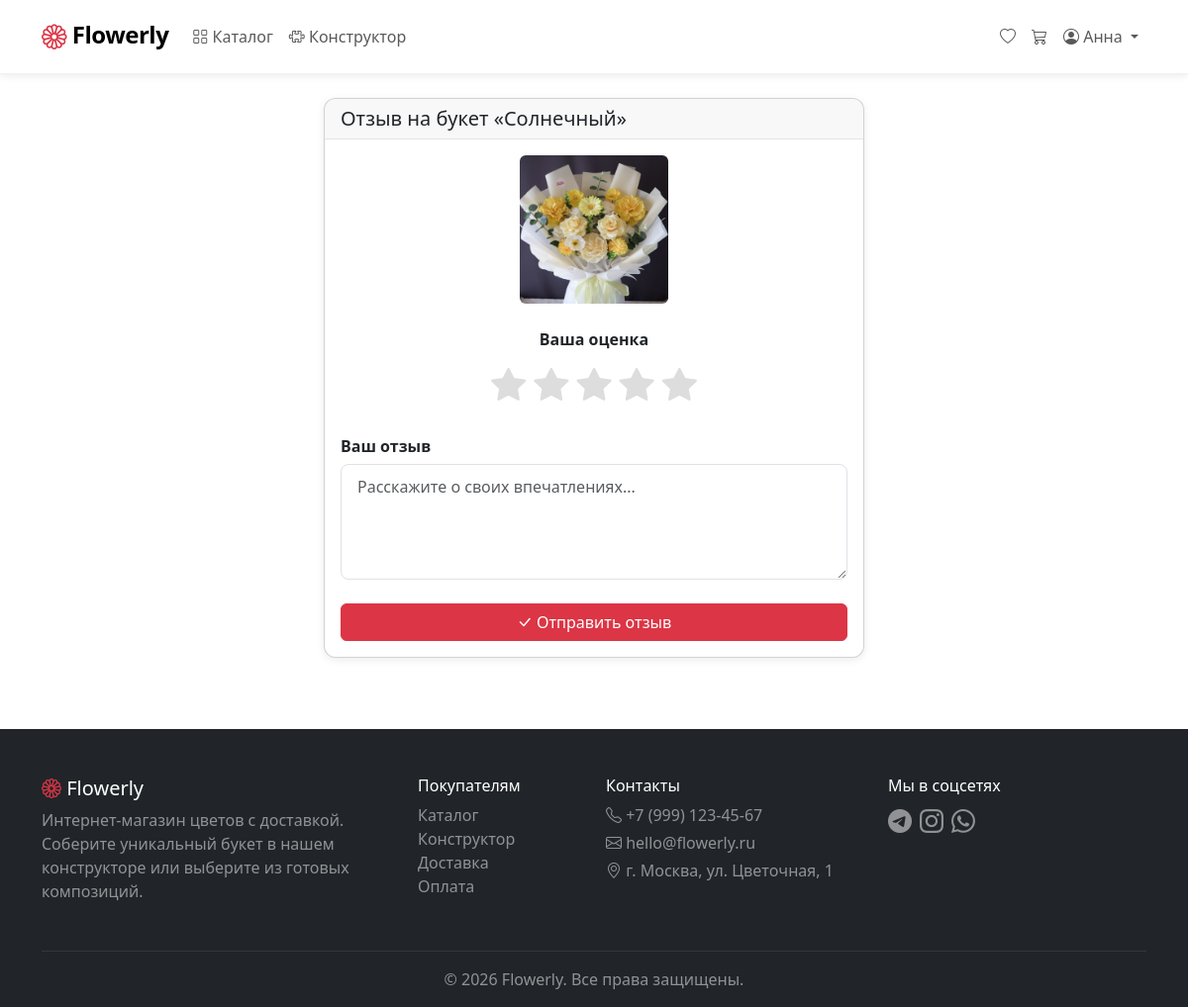
/profile/reviews/add/4/ (signed in), run on the app's committed database.
### FlowerlyApp/models.py (models this page shows, shortened)
class User(AbstractUser):
    username = None
    email = models.EmailField('Email', unique=True)
    phone = models.CharField('Телефон', max_length=20, blank=True)
    default_address = models.TextField('Адрес по умолчанию', blank=True)
    avatar = models.ImageField('Аватар', upload_to='avatars/', blank=True)
    is_florist = models.BooleanField('Флорист', default=False)
    created_at = models.DateTimeField('Дата регистрации', auto_now_add=True)
    USERNAME_FIELD = 'email'
    REQUIRED_FIELDS = ['first_name', 'last_name']
    objects = UserManager()
    class Meta:
        verbose_name = 'Пользователь'
        verbose_name_plural = 'Пользователи'

class ReadyBouquet(models.Model):
    name = models.CharField('Название', max_length=200)
    slug = models.SlugField(unique=True)
    description = models.TextField('Описание')
    price = models.DecimalField('Цена', max_digits=10, decimal_places=2)
    image = models.ImageField('Главное фото', upload_to='bouquets/')
    available = models.BooleanField('В наличии', default=True)
    is_hit = models.BooleanField('Хит продаж', default=False)
    occasion = models.ForeignKey(Occasion, on_delete=models.SET_NULL, null=True, blank=True)
    color_palette = models.ForeignKey(ColorPalette, on_delete=models.SET_NULL, null=True, blank=True)
    created_at = models.DateTimeField(auto_now_add=True)
    class Meta:
        verbose_name = 'Готовый букет'
        verbose_name_plural = 'Готовые букеты'

### FlowerlyApp/views.py (the view)
# urls.py: path('profile/reviews/add/<int:bouquet_id>/', views.add_review, name='add_review'),
@login_required
def add_review(request, bouquet_id):
    bouquet = get_object_or_404(ReadyBouquet, id=bouquet_id)
    has_purchased = OrderItem.objects.filter(
        order__user=request.user,
        order__status='delivered',
        ready_bouquet=bouquet
    ).exists()
    if not has_purchased:
        messages.error(request, 'Вы можете оставить отзыв только на купленный букет')
        return redirect('flowerly:bouquet_detail', slug=bouquet.slug)
    existing = Review.objects.filter(user=request.user, ready_bouquet=bouquet).first()
    if existing:
        messages.warning(request, 'Вы уже оставили отзыв на этот букет')
        return redirect('flowerly:bouquet_detail', slug=bouquet.slug)
    if request.method == 'POST':
        form = ReviewForm(request.POST)
        if form.is_valid():
            review = form.save(commit=False)
            review.user = request.user
            review.ready_bouquet = bouquet
            review.save()
            messages.success(request, 'Спасибо за отзыв!')
            return redirect('flowerly:bouquet_detail', slug=bouquet.slug)
    else:
        form = ReviewForm()
    return render(request, 'profile/add_review.html', {'form': form, 'bouquet': bouquet})

### FlowerlyApp/forms.py
class ReviewForm(forms.ModelForm):
    class Meta:
        model = Review
        fields = ('rating', 'text')
        widgets = {
            'rating': forms.RadioSelect(choices=[(i, f'{i} ★') for i in range(1, 6)]),
            'text': forms.Textarea(attrs={
                'class': 'form-control',
                'rows': 4,
                'placeholder': 'Расскажите о своих впечатлениях...'
            }),
        }

### FlowerlyApp/context_processors.py (called while the page is built)
def cart_counter(request):
    if request.user.is_authenticated:
        try:
            cart = Cart.objects.get(user=request.user)
            count = cart.total_items()
        except Cart.DoesNotExist:
            count = 0
    else:
        count = 0
    return {'cart_count': count}

### FlowerlyApp/models.py (called while the page is built)
    def total_items(self):
        return self.items.count()

### FlowerlyApp/templates/profile/add_review.html (shortened to what this page needs)
{% extends 'base.html' %}
{% block content %}
<div class="container">
    <div class="row justify-content-center">
        <div class="col-md-6">
            <div class="card shadow-sm">
                <div class="card-header">
                    <h5 class="mb-0">Отзыв на букет «{{ bouquet.name }}»</h5>
                </div>
                <div class="card-body">
                    <div class="text-center mb-4">
                        {% if bouquet.image %}
                        <img src="{{ bouquet.image.url }}" class="rounded" style="width: 150px; height: 150px; object-fit: cover;">
                        {% else %}
                        <div class="bg-light rounded d-flex align-items-center justify-content-center mx-auto"
                             style="width: 150px; height: 150px;">
                            <i class="bi bi-flower1 text-muted display-4"></i>
                        </div>
                        {% endif %}
                    </div>
                    <form method="post">
                        <div class="mb-4 text-center">
                            <label class="form-label fw-bold">Ваша оценка</label>
                            <div class="star-rating">
                                <label for="star5"><i class="bi bi-star-fill"></i></label>
                                <label for="star4"><i class="bi bi-star-fill"></i></label>
                                <label for="star3"><i class="bi bi-star-fill"></i></label>
                                <label for="star2"><i class="bi bi-star-fill"></i></label>
                                <label for="star1"><i class="bi bi-star-fill"></i></label>
                            </div>
                        </div>
                        <div class="mb-4">
                            <label class="form-label fw-bold">Ваш отзыв</label>
                            {{ form.text }}
                        </div>
                        <button type="submit" class="btn btn-danger w-100">
                            <i class="bi bi-check-lg"></i> Отправить отзыв
                        </button>
                    </form>
                </div>
            </div>
        </div>
    </div>
</div>
{% endblock %}

### FlowerlyApp/templates/base.html (shortened to what this page needs)
<!DOCTYPE html>
<html lang="ru">
<head>
    <link href="https://cdn.jsdelivr.net/npm/bootstrap@5.3.0/dist/css/bootstrap.min.css" rel="stylesheet">
    <link href="https://cdn.jsdelivr.net/npm/bootstrap-icons@1.11.0/font/bootstrap-icons.css" rel="stylesheet">
    {% load static %}
    <link href="{% static 'css/style.css' %}" rel="stylesheet">
</head>
<body>
    <nav class="navbar navbar-expand-lg navbar-light bg-white shadow-sm sticky-top">
        <div class="container">
            <a class="navbar-brand" href="{% url 'flowerly:home' %}">
                <i class="bi bi-flower1 text-danger"></i>
                <span class="fw-bold">Flowerly</span>
            </a>
            <div class="collapse navbar-collapse" id="navbarMain">
                <ul class="navbar-nav me-auto mb-2 mb-lg-0">
                    <li class="nav-item">
                        <a class="nav-link {% if request.resolver_match.url_name == 'catalog' %}active{% endif %}"
                           href="{% url 'flowerly:catalog' %}">
                            <i class="bi bi-grid"></i> Каталог
                        </a>
                    </li>
                    <li class="nav-item">
                        <a class="nav-link {% if request.resolver_match.url_name == 'constructor' %}active{% endif %}"
                           href="{% url 'flowerly:constructor' %}">
                            <i class="bi bi-puzzle"></i> Конструктор
                        </a>
                    </li>
                </ul>
                <ul class="navbar-nav ms-auto mb-2 mb-lg-0">
                    {% if user.is_authenticated %}
                        <li class="nav-item">
                            <a class="nav-link" href="{% url 'flowerly:favorites' %}">
                                <i class="bi bi-heart"></i>
                            </a>
                        </li>
                        <li class="nav-item">
                            <a class="nav-link position-relative" href="{% url 'flowerly:cart_detail' %}">
                                <i class="bi bi-cart3"></i>
                            </a>
                        </li>
                        <li class="nav-item dropdown">
                            <a class="nav-link dropdown-toggle" href="#" id="userDropdown" role="button"
                               data-bs-toggle="dropdown">
                                <i class="bi bi-person-circle"></i> {{ user.first_name }}
                            </a>
                        </li>
                    {% endif %}
                </ul>
            </div>
        </div>
    </nav>
    <main class="py-4">
        {% block content %}{% endblock %}
    </main>
<footer class="bg-dark text-white pt-5 pb-3 mt-5">
    <div class="container">
        <div class="row">
            <div class="col-md-4 mb-3">
                <h5><i class="bi bi-flower1 text-danger"></i> Flowerly</h5>
                <p class="text-white-50">Интернет-магазин цветов с доставкой. Соберите уникальный букет в нашем конструкторе или выберите из готовых композиций.</p>
            </div>
            <div class="col-md-2 mb-3">
                <h6>Покупателям</h6>
                <ul class="list-unstyled">
                    <li><a href="{% url 'flowerly:catalog' %}" class="text-white-50 text-decoration-none">Каталог</a></li>
                    <li><a href="{% url 'flowerly:constructor' %}" class="text-white-50 text-decoration-none">Конструктор</a></li>
                    <li><a href="#" class="text-white-50 text-decoration-none">Доставка</a></li>
                    <li><a href="#" class="text-white-50 text-decoration-none">Оплата</a></li>
                </ul>
            </div>
            <div class="col-md-3 mb-3">
                <h6>Контакты</h6>
                <p class="text-white-50 mb-1"><i class="bi bi-telephone"></i> +7 (999) 123-45-67</p>
                <p class="text-white-50 mb-1"><i class="bi bi-envelope"></i> hello@flowerly.ru</p>
                <p class="text-white-50"><i class="bi bi-geo-alt"></i> г. Москва, ул. Цветочная, 1</p>
            </div>
            <div class="col-md-3 mb-3">
                <h6>Мы в соцсетях</h6>
                <div class="d-flex gap-2">
                    <a href="#" class="text-white-50 fs-4"><i class="bi bi-telegram"></i></a>
                    <a href="#" class="text-white-50 fs-4"><i class="bi bi-instagram"></i></a>
                    <a href="#" class="text-white-50 fs-4"><i class="bi bi-whatsapp"></i></a>
                </div>
            </div>
        </div>
        <hr class="border-secondary">
        <p class="text-center text-white-50 mb-0">© 2026 Flowerly. Все права защищены.</p>
    </div>
</footer>
</body>
</html>

### FlowerlyApp/static/css/style.css (style rules this page uses)
:root { --flowerly-primary: #dc3545; --flowerly-primary-dark: #bb2d3b; --flowerly-primary-light: #f8d7da; --flowerly-secondary: #6c757d; --flowerly-success: #198754; --flowerly-warning: #ffc107; --flowerly-bg-light: #f8f9fa; --flowerly-text-muted: #6c757d; }
body { font-family: 'Segoe UI', system-ui, -apple-system, sans-serif; color: #212529; background-color: #fff; min-height: 100vh; display: flex; flex-direction: column; }
main { flex: 1; }
.navbar { padding: 0.75rem 0; border-bottom: 1px solid #f0f0f0; }
.navbar-brand { font-size: 1.5rem; letter-spacing: -0.5px; }
.navbar-brand i { font-size: 1.6rem; vertical-align: -3px; }
.nav-link { font-weight: 500; padding: 0.5rem 1rem; border-radius: 8px; transition: all 0.2s ease; }
.btn-danger { background-color: var(--flowerly-primary); border-color: var(--flowerly-primary); }
.card { border-radius: 12px; overflow: hidden; transition: transform 0.2s ease, box-shadow 0.2s ease; }
.card-header { border-bottom: 1px solid rgba(0, 0, 0, 0.08); font-weight: 600; }
.form-control { border-radius: 8px; border: 1px solid #dee2e6; padding: 0.6rem 1rem; transition: border-color 0.2s ease, box-shadow 0.2s ease; }
.form-label { font-weight: 500; margin-bottom: 0.4rem; }
.star-rating { display: flex; flex-direction: row-reverse; justify-content: center; gap: 8px; }
.star-rating label { font-size: 2.2rem; color: #ddd; cursor: pointer; transition: color 0.2s ease, transform 0.2s ease; }
.card { animation: fadeInUp 0.4s ease forwards; }
footer { margin-top: auto; }
footer a { transition: color 0.2s ease; }
.sticky-top { z-index: 100; }
.navbar { z-index: 1030 !important; }
.shadow-sm { box-shadow: 0 2px 8px rgba(0, 0, 0, 0.08) !important; }

### data on the page
User: first_name "Анна"
ReadyBouquet: name "Солнечный", image (picture)
